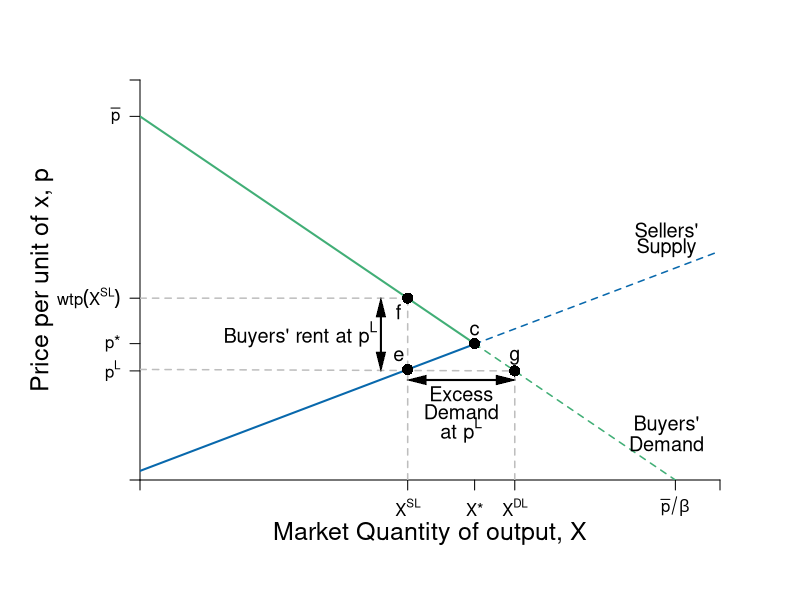

Here is the R script that generated this plot:
require(shape)
pdf(file = "competitionmarkets/demand_supply_excess_D.pdf", width = 9, height = 7)

#Set parameters for graphics
axislabelsize <- 1.5
labelsize <- 1.2
graphlinewidth <- 2
segmentlinewidth <- 1.5

COL <- c("#7fc97f", "#beaed4", "#fdc086", "#ffff99", "#386cb0", "#f0027f", "#bf5b17", "#666666")
COLA <- c("#e0f3db", "#99d8c9","#66c2a4","#41ae76", "#238b45", "#005824")
COLB <- c("#c6dbef", "#4eb3d3", "#2b8cbe", "#0868ac","#084081")
COLC <- c("#fcfbfd", "#efedf5", "#dadaeb", "#bcbddc", "#9e9ac8", "#807dba", "#6a51a3", "#54278f", "#3f007d")

par(mar =  c(6, 7, 4, 4))

Demand <- function(x, rmax = 20, xmax = 12, n = 10) {
  rmax - (rmax/(n*xmax))*x
}

mrsA <- function(x, rmax = 20, xmax = 10) {
  rmax - (rmax/xmax)*x
}

uA <- function(x, y, rmax = 20, xmax = 10) {
  y + rmax*x - (1/2)(rmax/xmax)*x^2
}


#Supply <- function(x, c1 = 0, c2 = 0.05){
#  c1 + 2*c2*x
#}

# New Supply
Supply <- function(x, c1 = 0.5, c2 = 0.0465){
  c1 + 2*c2*x
}

xlims <- c(0, 130)
ylims <- c(0, 22)

npts <- 501 
x <- seq(xlims[1], xlims[2], length.out = npts)
y <- seq(ylims[1], ylims[2], length.out = npts) 
a <- c(46.08, 55, 64)
b <- c(46.08, 55, 64)

plot(0, 0, xlim = xlims, ylim = ylims, type = "n",
     xlab = expression(paste("")),
     ylab = expression(paste("")), 
     xaxt = "n", 
     yaxt = "n", 
     cex.lab = axislabelsize, 
     bty = "n",
     xaxs="i", 
     yaxs="i")

# ticksy <- seq(from = 0, to = ylims[2], by = 2)
# ylabels <- seq(from = 0, to = ylims[2], by = 2)
# ticksx <- seq(from = 0, to = xlims[2], by = 2)
# xlabels <- seq(from = 0, to = xlims[2], by = 2)
ticksy <- c(0, 6, 7.5, Demand(x = 60), 20, ylims[2])
ylabels <- c(NA, expression(paste(p^L)), expression(paste(p,"*")), expression(paste(wtp(X^{SL}))), expression(paste(bar(p))), NA)
ticksx <- c(0,  60, 75, 84, 120, xlims[2])
xlabels <- c(NA, expression(paste(X^{SL})), expression(paste(X,"*")), expression(paste(X^{DL})), expression(paste(bar(p)/beta)), NA)

axis(1, at = ticksx, pos = 0, labels = xlabels)
axis(2, at = ticksy, pos = 0, labels = ylabels, las = 1)

npts <- 500 
xx1 <- seq(xlims[1], 75, length.out = npts)
xx2 <- seq(75, xlims[2], length.out = npts)

#Lines for mrs graph
lines(xx1, Demand(xx1), col = COLA[4], lwd = graphlinewidth)
lines(xx2, Demand(xx2), col = COLA[4], lty = 2, lwd = segmentlinewidth)
lines(xx1, Supply(xx1), col = COLB[4], lwd = graphlinewidth)
lines(xx2, Supply(xx2), col = COLB[4], lty = 2, lwd = segmentlinewidth)

#Label axes
mtext(expression(paste("Market Quantity of output, ", X)), side=1, line = 2.5, cex = axislabelsize)
text(-22, 0.5*ylims[2], expression(paste("Price per unit of x, ", p)), xpd = TRUE, cex = axislabelsize, srt = 90) 


# segments(0, 7.5, 75, 7.5, lty = 2, "gray" , lwd = segmentlinewidth)
# segments(75, 0, 75, 7.5, lty = 2, col = "gray" , lwd = segmentlinewidth)
points(75, 7.5, pch = 16, col = "black", cex = 1.5)
text(75, 8.25, expression(c), cex = labelsize)

segments(0, Supply(x = 60), 84, Demand(x = 84), lty = 2, "gray" , lwd = segmentlinewidth)
segments(60, 0, 60, Demand(x = 60), lty = 2, col = "gray" , lwd = segmentlinewidth)
segments(0, Demand(x = 60), 60, Demand(x = 60), lty = 2, col = "gray" , lwd = segmentlinewidth)
segments(84, 0, 84, Demand(x = 84), lty = 2, col = "gray" , lwd = segmentlinewidth)
points(60, Supply(x = 60), pch = 16, col = "black", cex = 1.5)
points(84, Demand(x = 84), pch = 16, col = "black", cex = 1.5)
points(60, Demand(x = 60), pch = 16, col = "black", cex = 1.5)
text(84, Demand(x = 84) + 0.75, expression(g), cex = labelsize)
text(60 - 2, Supply(x = 60) + 0.75, expression(e), cex = labelsize)
text(60 - 2, Demand(x = 60) - 0.75, expression(f), cex = labelsize)

Arrows(54, 6.5, 54, 9.5, col = "black", lty = 1, code = 3, lwd = 2, arr.type = "triangle", arr.lwd = 0.5)
text(36, 8, expression(paste("Buyers' rent at ", p^L)), cex = labelsize)


# 
# points(50, 10, pch = 16, col = "black", cex = 1.5)
# text(52, 10.5, expression(M))

#segments(4.11765, 6.17647, 5.88, 8.88, lty = 1, col = COL[2] , lwd = graphlinewidth)
text(118, 13.75, expression("Sellers'"), cex = labelsize)
text(118, 12.75, expression("Supply"), cex = labelsize)
#text(7.3, 2.5, expression("Curve"))

# Arrows(56, 11.5, 108, 11.5, col = "black", lty = 1, code = 3, lwd = 2, arr.type = "triangle", arr.lwd = 0.5)
# text(80, 12.5, expression(paste("Excess Supply at ", p^H)), cex = labelsize)

Arrows(62, 5.5, 82, 5.5, col = "black", lty = 1, code = 3, lwd = 2, arr.type = "triangle", arr.lwd = 0.5)
text(72, 4.75, expression(paste("Excess")), cex = labelsize)
text(72, 3.75, expression(paste("Demand")), cex = labelsize)
text(72, 2.75, expression(paste("at ", p^L)), cex = labelsize)


#Label Demand
text(118, 3, expression(paste("Buyers'")), cex = labelsize)
text(118, 2, expression(paste("Demand")), cex = labelsize)

dev.off()
